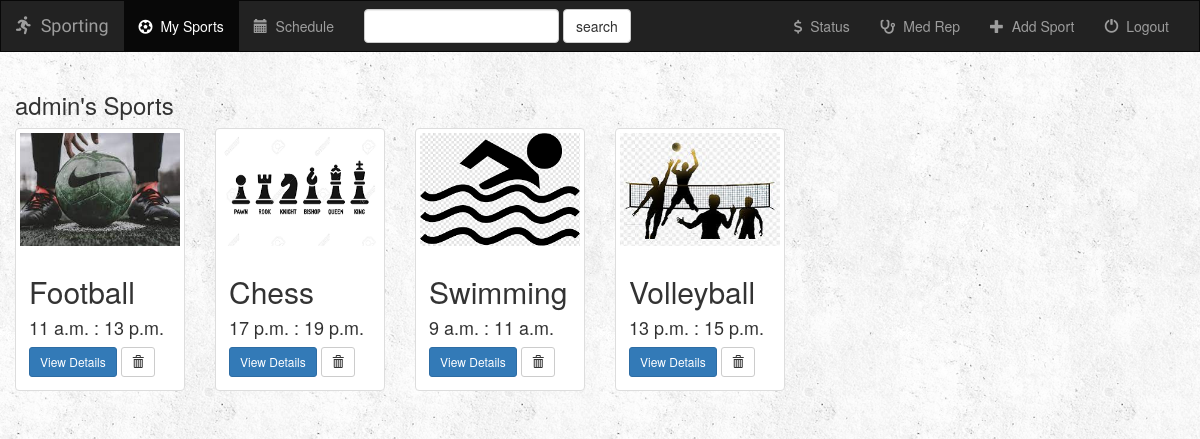
Page /index/ (signed in) on the committed database.
### sport/models.py (models this page shows, shortened)
class TraineeSport(models.Model):
    user = models.ForeignKey(User, default=1, on_delete = models.CASCADE)
    sport = models.ForeignKey(Sport, on_delete = models.CASCADE)
    session_choice = models.ForeignKey(Session, on_delete = models.CASCADE)
    is_paid = models.BooleanField(default = False)

class Sport(models.Model):
    sport_name = models.CharField(max_length=50)
    location = models.CharField(max_length=50)
    fee = models.FloatField()
    max_capacity = models.IntegerField()
    current_capacity = models.IntegerField(default=0)
    days = models.ManyToManyField(Day)
    sport_logo = models.FileField(null=True)

class Session(models.Model):
    session = models.CharField(max_length=20)
    def __str__(self):
        return self.session

### sport/views.py (the view, shortened to what this page needs)
# urls.py: path('index/', views.index, name='index'),
def index(request):
    if not request.user.is_authenticated:
        return render(request, 'sport/login.html')
    else:
        tr_sport = TraineeSport.objects.filter(user=request.user)
        sport = Sport.objects.all()
        query = request.GET.get("q")
        return render(request, 'sport/index.html', {'tr_sport': tr_sport})

### sport/templates/sport/index.html (shortened to what this page needs)
{% extends 'sport/base.html' %}
{% block sports_active %}active{% endblock %}
{% block body %}
<div class="sports-container container-fluid">
    <div class="row">
        {% if tr_sport %}
            <div class="col-sm-12">
                <h3>{{ user.username }}'s Sports</h3>
            </div>
            {% for sp in tr_sport %}
                <div class="col-sm-4 col-lg-2">
                    <div class="thumbnail">
                        <a href="{% url 'sport:detail' sp.id %}">
                            <img src="{{ sp.sport.sport_logo.url }}" class="img-responsive" style="width: 250px";>
                        </a>
                        <div class="caption">
                            <h2>{{ sp.sport.sport_name }}</h2>
                            <h4>{{ sp.session_choice }}</h4>
                            <a href="{% url 'sport:detail' sp.id %}" class="btn btn-primary btn-sm" role="button">View Details</a>
                            <form action="{% url 'sport:delete_sport' sp.id %}" method="post" style="display: inline;">
                                <button type="submit" class="btn btn-default btn-sm">
                                    <span class="glyphicon glyphicon-trash"></span>
                                </button>
                            </form>
                        </div>
                    </div>
                </div>
            {% endfor %}
        {% endif %}
    </div>
</div>
{% endblock %}

### sport/templates/sport/base.html (shortened to what this page needs)
<!DOCTYPE html>
<html>
<head>
    {% load static %}
    <link rel="stylesheet" href="https://maxcdn.bootstrapcdn.com/bootstrap/3.3.7/css/bootstrap.min.css">
    <link rel="stylesheet" type="text/css" href="{% static 'sport/style.css' %}"/>
</head>
<body>
    <nav class="navbar navbar-inverse">
         <div class="container-fluid">
             <div class="navbar-header">
                 <a class="navbar-brand" href="{% url 'sport:home' %}">
                    <span class="fas fa-running"  aria-hidden="true"></span>&nbsp; Sporting
                 </a>
             </div>
             <div class="collapse navbar-collapse" id="topNavBar">
                 <ul class="nav navbar-nav">
                     <li class="{% block sports_active %}{% endblock %}">
                         <a href="{% url 'sport:index' %}">
                             <span class="fas fa-futbol"  aria-hidden="true"></span>&nbsp; My Sports
                         </a>
                     </li>
                     <li class="{% block schedule_active %}{% endblock %}">
                         <a href="{% url 'sport:schedule' %}">
                             <span class="glyphicon glyphicon-calendar" aria-hidden="true"></span>&nbsp; Schedule
                         </a>
                     </li>
                 </ul>
                 <form class="navbar-form navbar-left" role="search" method="get" action="{% url 'sport:index' %}">
                     <div class="form-group">
                         <input type="text" class="form-control" name="q" value="{{ request.GET.q }}">
                     </div>
                     <button type="submit" class="btn btn-default">search</button>
                 </form>
                <ul class="nav navbar-nav navbar-right">
                    <li class="{% block financial_status_active %}{% endblock %}">
                        <a href="{% url 'sport:financial_status' %}">
                            <span class="fas fa-dollar-sign" aria-hidden="true"></span>&nbsp; Status
                        </a>
                    </li>
                    <li class="{% block medical_report_active %}{% endblock %}">
                        <a href="{% url 'sport:medical_report' %}">
                            <span class="fas fa-stethoscope" aria-hidden="true"></span>&nbsp; Med Rep
                        </a>
                    </li>
                    <li class="{% block add_sport_active %}{% endblock %}">
                        <a href="{% url 'sport:add_sport' %}">
                            <span class="glyphicon glyphicon-plus" aria-hidden="true"></span>&nbsp; Add Sport
                        </a>
                    </li>
                    <li class="">
                        <a href="{% url 'sport:logout_user' %}">
                            <span class="glyphicon glyphicon-off" aria-hidden="true"></span>&nbsp; Logout
                        </a>
                    </li>
                </ul>
             </div>
         </div>
    </nav>
        {% block body%}
        {%endblock%}
</body>
</html>

### sport/static/sport/style.css (style rules this page uses)
body { background: white url("images/background.png"); }
.navbar { border-radius: 0; }
.navbar-brand { font-family: 'Satisfy', 'cursive'; }

### rows in the picture
TraineeSport: sport.sport_logo (picture), sport.sport_name "Football", session_choice "11 a.m. : 13 p.m."
TraineeSport: sport.sport_logo (picture), sport.sport_name "Chess", session_choice "17 p.m. : 19 p.m."
TraineeSport: sport.sport_logo (picture), sport.sport_name "Swimming", session_choice "9 a.m. : 11 a.m."
TraineeSport: sport.sport_logo (picture), sport.sport_name "Volleyball", session_choice "13 p.m. : 15 p.m."

### other values in the picture
{{ user.username }} "admin"
